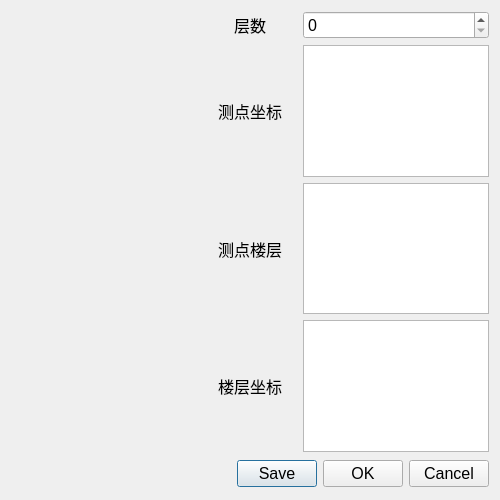
<?xml version="1.0" encoding="UTF-8"?>
<ui version="4.0">
 <class>building_dialog</class>
 <widget class="QDialog" name="building_dialog">
  <property name="geometry">
   <rect>
    <x>0</x>
    <y>0</y>
    <width>500</width>
    <height>500</height>
   </rect>
  </property>
  <property name="windowTitle">
   <string>Dialog</string>
  </property>
  <layout class="QGridLayout" name="gridLayout" columnstretch="2,1,2">
   <item row="0" column="1">
    <widget class="QLabel" name="label">
     <property name="font">
      <font>
       <pointsize>12</pointsize>
      </font>
     </property>
     <property name="text">
      <string>层数</string>
     </property>
     <property name="alignment">
      <set>Qt::AlignCenter</set>
     </property>
    </widget>
   </item>
   <item row="0" column="2">
    <widget class="QSpinBox" name="sbox_floor_count">
     <property name="font">
      <font>
       <pointsize>12</pointsize>
      </font>
     </property>
    </widget>
   </item>
   <item row="1" column="1">
    <widget class="QLabel" name="label_2">
     <property name="font">
      <font>
       <pointsize>12</pointsize>
      </font>
     </property>
     <property name="text">
      <string>测点坐标</string>
     </property>
     <property name="alignment">
      <set>Qt::AlignCenter</set>
     </property>
    </widget>
   </item>
   <item row="1" column="2">
    <widget class="QTextEdit" name="text_mea_height">
     <property name="font">
      <font>
       <pointsize>12</pointsize>
      </font>
     </property>
    </widget>
   </item>
   <item row="2" column="1">
    <widget class="QLabel" name="label_4">
     <property name="font">
      <font>
       <pointsize>12</pointsize>
      </font>
     </property>
     <property name="text">
      <string>测点楼层</string>
     </property>
     <property name="alignment">
      <set>Qt::AlignCenter</set>
     </property>
    </widget>
   </item>
   <item row="2" column="2">
    <widget class="QTextEdit" name="text_mea_idx">
     <property name="font">
      <font>
       <pointsize>12</pointsize>
      </font>
     </property>
    </widget>
   </item>
   <item row="3" column="1">
    <widget class="QLabel" name="label_3">
     <property name="font">
      <font>
       <pointsize>12</pointsize>
      </font>
     </property>
     <property name="text">
      <string>楼层坐标</string>
     </property>
     <property name="alignment">
      <set>Qt::AlignCenter</set>
     </property>
    </widget>
   </item>
   <item row="3" column="2">
    <widget class="QTextEdit" name="text_floor_height">
     <property name="font">
      <font>
       <pointsize>12</pointsize>
      </font>
     </property>
    </widget>
   </item>
   <item row="4" column="0" colspan="3">
    <layout class="QHBoxLayout">
     <property name="spacing">
      <number>6</number>
     </property>
     <property name="margin" stdset="0">
      <number>0</number>
     </property>
     <item>
      <spacer>
       <property name="orientation">
        <enum>Qt::Horizontal</enum>
       </property>
       <property name="sizeHint" stdset="0">
        <size>
         <width>131</width>
         <height>31</height>
        </size>
       </property>
      </spacer>
     </item>
     <item>
      <widget class="QPushButton" name="saveButton">
       <property name="font">
        <font>
         <pointsize>12</pointsize>
        </font>
       </property>
       <property name="text">
        <string>Save</string>
       </property>
      </widget>
     </item>
     <item>
      <widget class="QPushButton" name="okButton">
       <property name="font">
        <font>
         <pointsize>12</pointsize>
        </font>
       </property>
       <property name="text">
        <string>OK</string>
       </property>
      </widget>
     </item>
     <item>
      <widget class="QPushButton" name="cancelButton">
       <property name="font">
        <font>
         <pointsize>12</pointsize>
        </font>
       </property>
       <property name="text">
        <string>Cancel</string>
       </property>
      </widget>
     </item>
    </layout>
   </item>
   <item row="0" column="0" rowspan="4">
    <widget class="RectangleWidget" name="widget_model" native="true"/>
   </item>
  </layout>
 </widget>
 <customwidgets>
  <customwidget>
   <class>RectangleWidget</class>
   <extends>QWidget</extends>
   <header>rectangle_widget.h</header>
   <container>1</container>
  </customwidget>
 </customwidgets>
 <resources/>
 <connections>
  <connection>
   <sender>okButton</sender>
   <signal>clicked()</signal>
   <receiver>building_dialog</receiver>
   <slot>accept()</slot>
   <hints>
    <hint type="sourcelabel">
     <x>278</x>
     <y>253</y>
    </hint>
    <hint type="destinationlabel">
     <x>96</x>
     <y>254</y>
    </hint>
   </hints>
  </connection>
  <connection>
   <sender>cancelButton</sender>
   <signal>clicked()</signal>
   <receiver>building_dialog</receiver>
   <slot>reject()</slot>
   <hints>
    <hint type="sourcelabel">
     <x>369</x>
     <y>253</y>
    </hint>
    <hint type="destinationlabel">
     <x>179</x>
     <y>282</y>
    </hint>
   </hints>
  </connection>
 </connections>
</ui>
